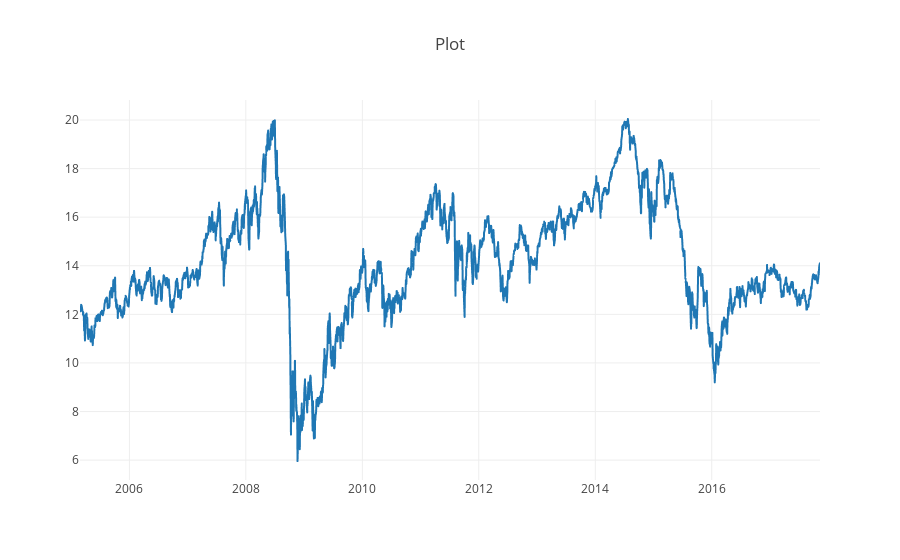

Write notebook code for a chart like this one.
### Markdown cell above
### Plotting the data

### Code cell
r = lambda: random.randint(0,255)
traces = []

for df in data:
    clr = str(r()) + str(r()) + str(r())
#     df = df.sample(n=100, replace=True)
    df = df.sort_values('Date')
#     print(df['Label'])
    label = df['Label'].iloc[0]

    trace = plotly.graph_objs.Scattergl(
        x=df['Date'],
        y=df['Close'],
    )
    traces.append(trace)
    
layout = plotly.graph_objs.Layout(
    title='Plot',
)
fig = plotly.graph_objs.Figure(data=traces, layout=layout)

plotly.offline.init_notebook_mode(connected=True)
plotly.offline.iplot(fig, filename='dataplot')

### Figure 1 — Plotly figure (JSON) as saved in the notebook; plotly's stock layout.template omitted (floating-point values rounded to 4 significant figures; data arrays with more than 128 entries replaced by an {"elided": "..."} marker saying what was removed)
{"data": [{"type": "scattergl", "uid": "93acae67-8bc1-41b8-b11f-6cdc5982a35b", "x": {"elided": "3201 str values"}, "y": {"elided": "3201 float values"}}], "layout": {"title": {"text": "Plot"}}}
